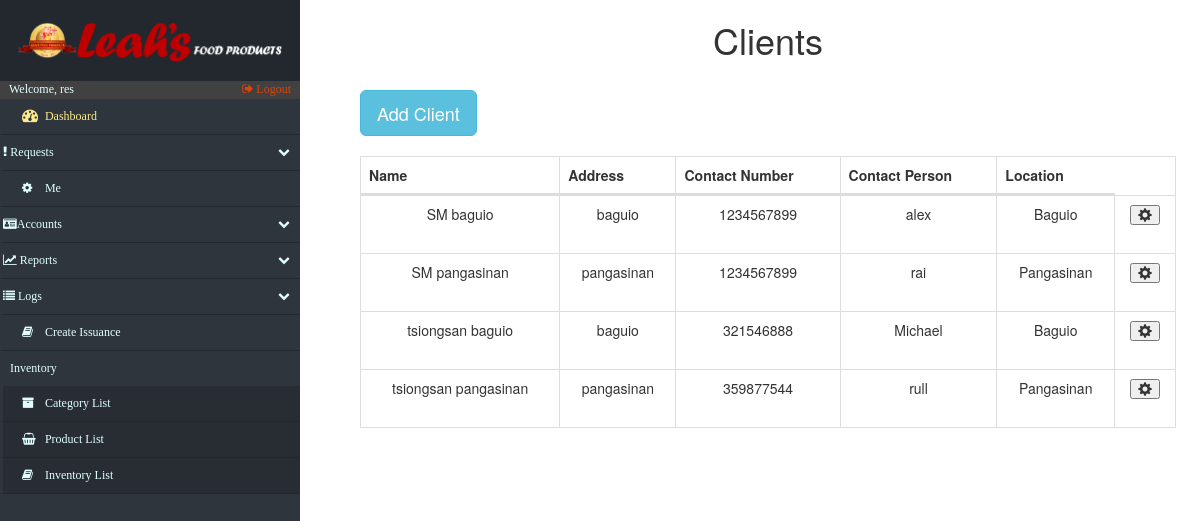
The app's page /accounts_Clients.php (signed in) with its own data.
### tables this page shows
CREATE TABLE `client_contact` (
  `contact_clientid` int(11) NOT NULL,
  `contact_name` varchar(45) DEFAULT NULL,
  `contact_number` int(50) DEFAULT NULL
);

CREATE TABLE `clients` (
  `c_id` int(15) NOT NULL,
  `c_name` varchar(20) NOT NULL,
  `c_address` varchar(20) NOT NULL,
  `c_location` varchar(50) DEFAULT NULL
);

### accounts_Clients.php (the view, shortened to what this page needs)
<!DOCTYPE html>
<html lang="en">
<head>
    <?php include('fragments/config.php') ?>
    <link rel="stylesheet" href="https://maxcdn.bootstrapcdn.com/bootstrap/3.3.7/css/bootstrap.min.css">
    <link href="src/css/datatables.css" rel="stylesheet">
    <link href="//maxcdn.bootstrapcdn.com/font-awesome/4.2.0/css/font-awesome.min.css" rel="stylesheet">
    <link href="src/css/sidebar.css" rel="stylesheet">
    <link href="src/css/custom.css" rel="stylesheet">
</head>
<body>
    <div class="nav-side-menu">
        <div class="brand">
            <div class="brandtext"></div>
        </div>
        <div class="user_info">
            <span>Welcome, <?php
                echo $_SESSION['username'];
                ?>
            </span>
            <a href="fragments/logout.php">
                <i class="fa fa-sign-out" aria-hidden="true"></i> Logout
            </a>
        </div>
        <div class="menu-list">
            <ul id="menu-content" class="menu-content collapse out">
                <li>
                    <a id="dashboard_txt" href="index.php">
                        <i class="fa fa-dashboard fa-lg"></i> Dashboard
                    </a>
                </li>
                <li data-toggle="collapse" data-target="#products" class="collapsed">
                    <i class="fa fa-exclamation"></i> Requests <span class="arrow"></span>
                </li>
                 <li><a href="settings.php"><i class="fa fa-cog"></i> Me</a></li>
                <li data-toggle="collapse" data-target="#accounts" class="collapsed">
                    <i class="fa fa-id-card" aria-hidden="true"></i>Accounts <span class="arrow"></span>
                </li>
                <li data-toggle="collapse" data-target="#reports" class="collapsed">
                    <i class="fa fa-line-chart" aria-hidden="true"></i> Reports <span class="arrow"></span>
                </li>
                <li data-toggle="collapse" data-target="#issue" class="collapsed">
                    <i class="fa fa-list" aria-hidden="true"></i> Logs <span class="arrow"></span>
                </li>
                <li>
                    <a href="issuance.php">
                        <i class="fa fa-book"></i> Create Issuance
                    </a>
                </li>
                <div class="sub-menu_nct">
                    <span class="sub-menu">Inventory
                    </span>
                </div>
                <li class="sub-menu_nc">
                    <a class="sub-menu_nc" href="categories.php">
                        <i class="fa fa-archive"> </i> Category List
                    </a>
                </li>
                <li class="sub-menu_nc">
                    <a class="sub-menu_nc" href="products.php">
                        <i class="fa fa-shopping-basket"> </i> Product List
                    </a>
                </li>
                <li class="sub-menu_nc">
                    <a href="inventory.php">
                        <i class="fa fa-book"> </i> Inventory List
                    </a>
                </li>
            </ul>
        </div>
    </div>
    <div id="page-content-wrapper">
        <div class="containers">
            <table class="table table-striped table-bordered">
                <h1 align="center">Clients</h1>
            </table>
            <?php
							$retrieve = ("SELECT * FROM clients INNER JOIN client_contact ON clients.c_id = client_contact.contact_clientid");
							$results = mysqli_query($db, $retrieve);
						?>
                <table class="table table-striped table-bordered">
                    <button type="button" class="btn btn-info btn-lg" data-toggle="modal" data-target="#myModal">Add Client</button>
                </table>
                <div id="mainContainer">
                    <table id="datatables" class="table table-hover table-bordered dataTable" cellspacing="0" width="100%" role="grid" aria-describedby="myTable_info" style="width: 100%;">
                        <thead>
                            <tr>
                                <th>Name</th>
                                <th>Address</th>
                                <th>Contact Number</th>
                                <th>Contact Person</th>
                                <th>Location</th>
                            </tr>
                        </thead>
                        <tbody>
                            <?php
							foreach ($results as $data):
						?>
                                <tr>
									<?php
											$individual_c_id=$data["c_id"];
                                        ?>
                                    <td data-title="c_name">
                                        <?php echo $data["c_name"]; ?>
                                    </td>
                                    <td data-title="c_address">
                                        <?php echo $data["c_address"]; ?>
                                    </td>
                                    <td data-title="contact_number">
                                        <?php echo $data["contact_number"]; ?>
                                    </td>
                                    <td data-title="contact_name">
                                        <?php echo $data["contact_name"]; ?>
                                    </td>
                                    <td data-title="c_location">
                                        <?php echo $data["c_location"]; ?>
                                    </td>
									<td data-title="edit">
                                        <table class="table table-striped table-bordered">
                                            <button type="button" class="glyphicon glyphicon-cog" onclick="refresh()" data-toggle="modal" aria-hidden="true" data-target="#<?php echo $individual_c_id;?>"></button>
                                        </table>
                                    </td>
                                </tr>
                                <?php
							endforeach;
						?>
                        </tbody>
                    </table>
                </div>
        </div>
    </div>
</body>
</html>

### src/css/datatables.css (style rules this page uses)
table.dataTable { clear: both; width: auto; text-align: center; margin-top: 6px !important; margin-bottom: 6px !important; max-width: none !important; border-collapse: separate !important }
table.dataTable td, table.dataTable th { -webkit-box-sizing: content-box; box-sizing: content-box }
table.table-bordered.dataTable th, table.table-bordered.dataTable td { border-left-width: 0 }
table.table-bordered.dataTable th:last-child, table.table-bordered.dataTable th:last-child, table.table-bordered.dataTable td:last-child, table.table-bordered.dataTable td:last-child { border-right-width: 0 }
table.table-bordered.dataTable tbody th, table.table-bordered.dataTable tbody td { border-bottom-width: 0 }

### src/css/sidebar.css (style rules this page uses)
.nav-side-menu { overflow: hidden; font-family: verdana; font-size: 12px; font-weight: 200; background-color: #2e353d; position: fixed; top: 0px; width: 300px; height: 100%; color: #e1ffff; }
.nav-side-menu .brand { background-color: #23282e; line-height: 50px; display: block; text-align: center; font-size: 14px; }
.nav-side-menu ul, .nav-side-menu li { list-style: none; padding: 0px; margin: 0px; line-height: 35px; cursor: pointer; }
.nav-side-menu li { padding-left: 0px; border-left: 3px solid #2e353d; border-bottom: 1px solid #23282e; }
.nav-side-menu li a { text-decoration: none; color: #e1ffff; }
.nav-side-menu li a i { padding-left: 10px; width: 20px; padding-right: 20px; }
@media (min-width: 800px) { .nav-side-menu .menu-list .menu-content { display: block; } }
body { margin: 0px; padding: 0px; }
#dashboard_txt { color: #fcea8b; }
.sub-menu_nc { background-color: #272d33; }
.sub-menu_nct { padding-left: 10px; }
.nav-side-menu .brand .brandtext { padding: 4%; content: url(../img/LeahsTextAlter.PNG); width: 100%; text-align: center; }
.user_info { background-color: #414141; }
.user_info a { float: right; padding-right: 3%; color: #dd430a; }
.user_info span { padding-left: 3% }
.sub-menu_nc a { display: block; }
.menu-content > li a { display: inline-block; width: 100%; }
#menu-content li a { padding-left: 3%; }

### src/css/custom.css (style rules this page uses)
.containers { padding: 0px; margin: 0px; float: right; width: 79%; padding-right: 5%; }
@media (max-width: 1600px) { .containers { width: 75%; padding-right: 4%; } }
@media (max-width: 1400px) { .containers { width: 73%; padding-right 3%;: } }
@media (max-width: 1260px) { .containers { width: 70%; padding-right: 2%; } }

### records on screen
client_contact: contact_clientid.c_name "SM baguio", contact_clientid.c_address "baguio", contact_number "1234567899", contact_name "alex", contact_clientid.c_location "Baguio"
client_contact: contact_clientid.c_name "SM pangasinan", contact_clientid.c_address "pangasinan", contact_number "1234567899", contact_name "rai", contact_clientid.c_location "Pangasinan"
client_contact: contact_clientid.c_name "tsiongsan baguio", contact_clientid.c_address "baguio", contact_number "321546888", contact_name "Michael", contact_clientid.c_location "Baguio"
client_contact: contact_clientid.c_name "tsiongsan pangasinan", contact_clientid.c_address "pangasinan", contact_number "359877544", contact_name "rull", contact_clientid.c_location "Pangasinan"

### other values on screen
$_SESSION['username'] "res"
